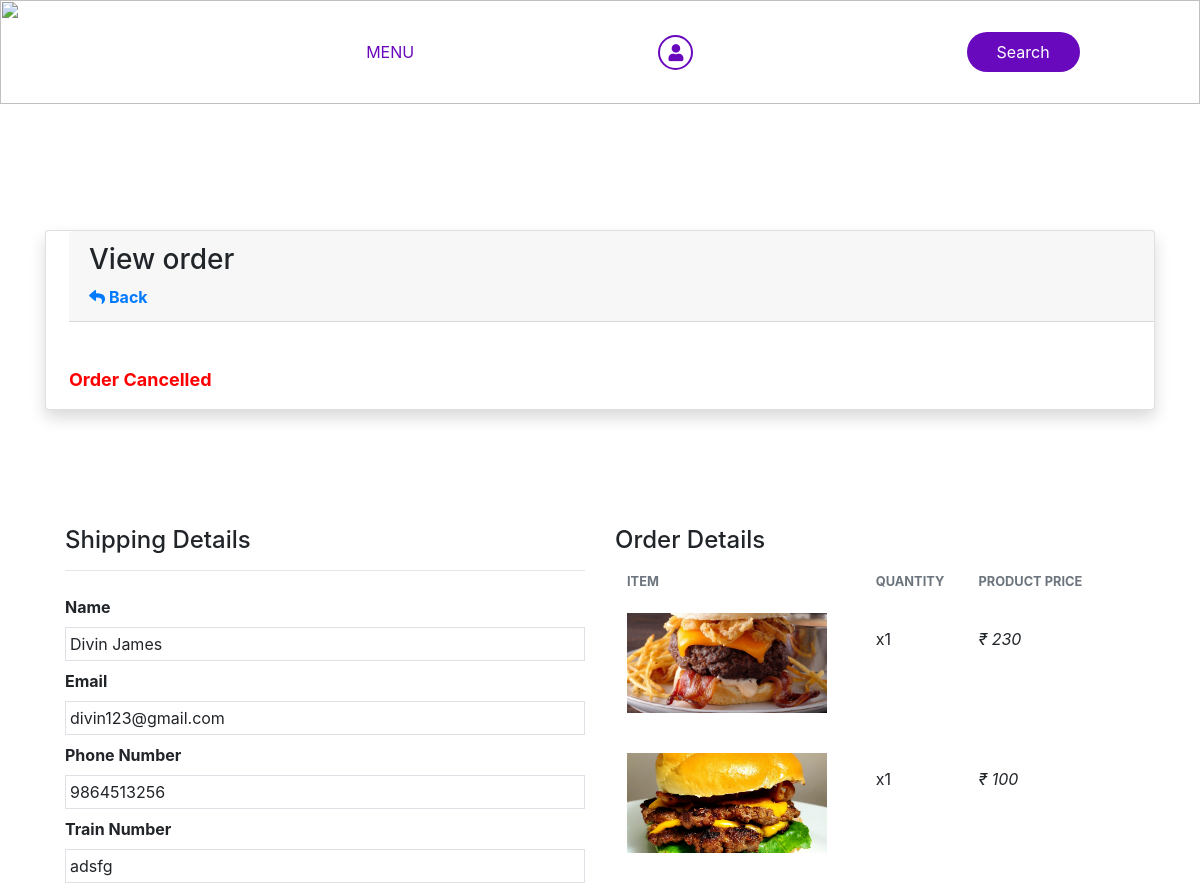
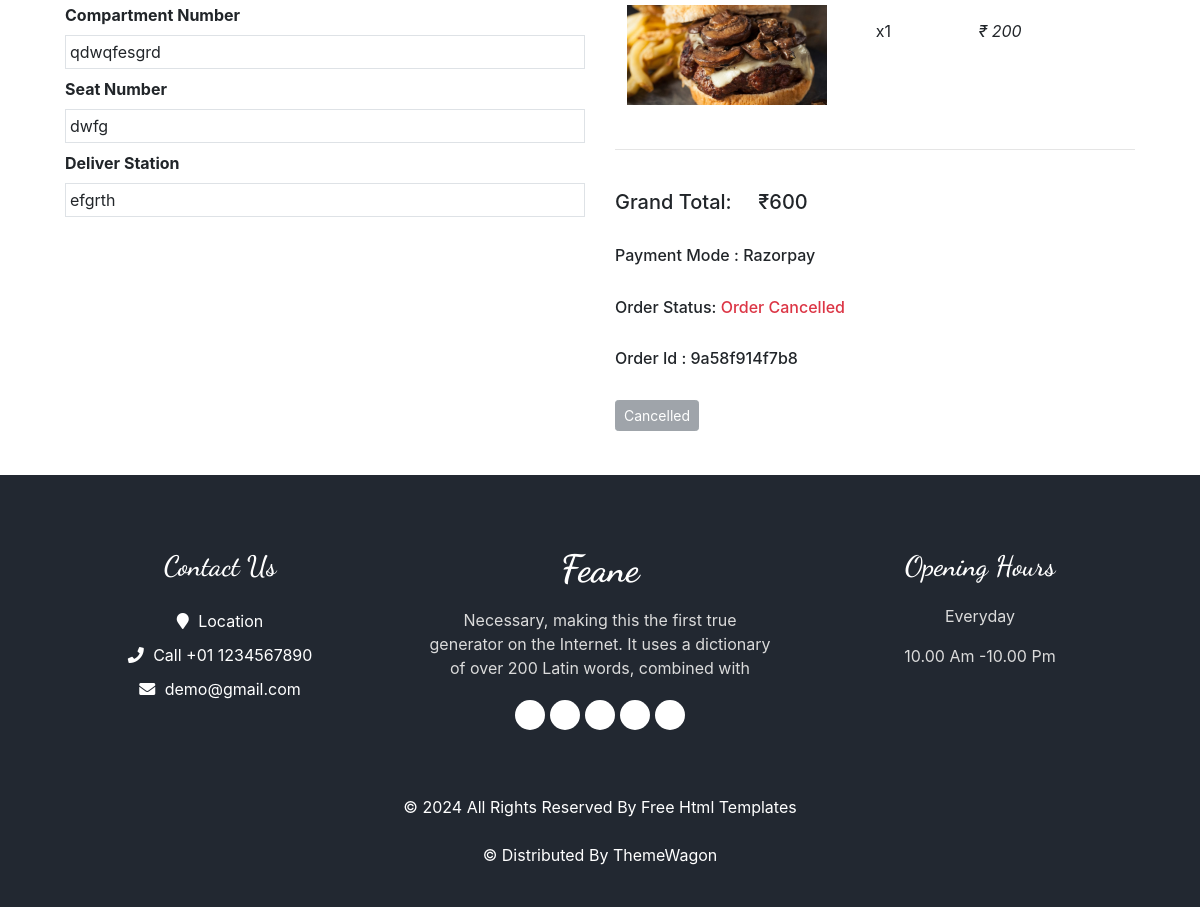
The page /UserApp/order_view/6 (signed in) on the database its author committed (2 pictures, top to bottom).
### UserApp/models.py (models this page shows)
class Order(models.Model):
    STATUS = (
        ('Order Confirmed', 'Order Confirmed'),
        ('Order Processing', "Order Processing"),
        ('Out for delivery', "Out for delivery"),
        ('Delivered', 'Delivered'),
        ('Cancelled', 'Cancelled'),
    )
    Username=models.CharField(max_length=100,null=True,blank=True)
    vendor_name= models.CharField(max_length=30,blank=True,null=True)
    booking = models.ForeignKey(BookingDb, on_delete=models.CASCADE)
    total_price = models.IntegerField(blank=True,null=True)
    shipping = models.IntegerField(blank=True,null=True)
    grand_total = models.IntegerField(blank=True,null=True)
    amount_to_be_paid = models.IntegerField(blank=True,null=True)
    is_deleted = models.BooleanField(default=False)
    payment_method = models.CharField(max_length=50)
    order_status =models.CharField(max_length=50,choices=STATUS,default='Order Confirmed')
    created_at = models.DateTimeField(auto_now_add=True)
    order_id = models.CharField(max_length=100, unique=True)  # Assuming order_id is a unique identifier for each order

class BookingDb(models.Model):
    Username = models.CharField(max_length=100,null=True,blank=True)
    name = models.CharField(max_length=100, null=True)
    age = models.CharField(max_length=100, null=True)
    mobile_number = models.IntegerField( validators=[RegexValidator(r'^\d{10}$')], null=True)
    email = models.EmailField(max_length=255)
    date = models.DateField( blank=True,null=True)
    train_number = models.TextField( blank=True, null=True)
    compartment_number = models.TextField( blank=True, null=True)
    seat_number = models.TextField( blank=True, null=True)
    deliver_station = models.CharField( max_length=100,blank=True, null=True)

class OrderItem(models.Model):
    order = models.ForeignKey(Order, on_delete=models.CASCADE)
    vendor_name= models.CharField(max_length=30,blank=True,null=True)
    picture = models.ImageField(upload_to="Images", null=True, blank=True,)
    food_name = models.CharField(max_length=30,blank=True,null=True)
    quantity = models.IntegerField()
    price = models.IntegerField()
    total_price=models.IntegerField(null=True)

### UserApp/views.py (the view)
# urls.py: path('order_view/', views.order_view, name='order_view'),
def order_view(request,order_id):
    order=Order.objects.get(id=order_id)
    try:
        user_profile = Customer.objects.filter(name=request.session['Username'])
    except KeyError:
        return redirect('Home_page')
    return render(request,"order_view.html",{'order': order,'user_profile': user_profile})

### UserApp/templates/order_view.html (shortened to what this page needs)
{% load static %}
<html>
<head>
  <link rel="stylesheet" type="text/css" href="https://cdnjs.cloudflare.com/ajax/libs/OwlCarousel2/2.3.4/assets/owl.carousel.min.css" />
  <link rel="stylesheet" href="https://cdnjs.cloudflare.com/ajax/libs/jquery-nice-select/1.1.0/css/nice-select.min.css" />
  <link href="{% static 'Web/css/font-awesome.min.css' %}" rel="stylesheet" />
  <link href="{% static 'Web/css/style.css' %}" rel="stylesheet" />
  <link href="{% static 'Web/css/responsive.css' %}" rel="stylesheet" />
      <link rel="stylesheet" href="https://cdnjs.cloudflare.com/ajax/libs/font-awesome/5.15.4/css/all.min.css">
      <link href="{% static 'Web/css/bootstrap-select.min.css' %}" rel="stylesheet" />
    <link href="{% static 'Web/css/bootstrap.css' %}" rel="stylesheet">
</head>
<body class="sub_page">
  <div class="hero_area">
    <div class="bg-box">
      <img src="{% static 'Web/images/hero-bg.jpg' %}" alt="">
    </div>
    <header class="header_section">
      <div class="container">
        <nav class="navbar navbar-expand-lg custom_nav-container ">
          <a class="navbar-brand" href="index.html">
            <span style="margin-right:-30px;">
            </span>
          </a>
          <div class="collapse navbar-collapse" id="navbarSupportedContent">
            <ul class="navbar-nav ">
              <li class="nav-item ">
                <a class="nav-link" href="{% url 'Home_page' %}">Home</a>
              </li>
              <li class="nav-item active">
                <a class="nav-link" href="{% url 'menu_page' %}">Menu  <span class="sr-only">(current)</span></a>
              </li>
              <li class="nav-item">
                <a class="nav-link" href="{% url 'about_page' %}">About</a>
              </li>
               <li class="nav-item">
                <a class="nav-link" href="book.html" >Contact</a>
              </li>
            </ul>
           <div class="user_option">
{% if request.session.Username %}
            <a href="{% url 'profile_page' %}" class="user_link customicon" style="margin-right:190px;">
    <i class="fa fa-user" aria-hidden="true"></i>
</a>
{% else %}
<a href="{% url 'login_page' %}" class="user_link" style="margin-right:190px;">
  <i class="fa fa-user-plus"  aria-hidden="true"></i>
</a>
{% endif %}
<a class="cartcustom" href="{% url 'cart_page' %}">
    <i class="fas fa-shopping-cart"></i>
</a>
              <form class="form-inline">
                <button class="btn  my-2 my-sm-0 nav_search-btn" type="submit">
                  <i class="fa fa-search" style="margin-top:16px;" aria-hidden="true"></i>
                </button>
              </form>
        <a href="{% url 'menu_page' %}" style="text-decoration:none !important;" class="order_online">
                Search
              </a>
            </div>
          </div>
        </nav>
      </div>
    </header>
  </div>
<div class="container my-3">
    <div class="row">
      <div class="col-md-12" style="margin-top: 70px">
        <div class="card shadow" style="margin-top: 40px; padding-left: 23px">
          <div class="card-header">
            <h3>View order</h3>
            <a href="{% url 'profile_orders' %}" class="btn-3 float-end">
              <b><i class="fa fa-reply">&nbsp;</i>Back</b> </a
            >
          </div><br>
                     {% if order.order_status != 'Order Cancelled'  %}
          <div class="status order-tracking-style" id="statusDiv">
            <h3 style="margin-bottom: 26px;">Order Tracking</h3>
                <div class="dot" id="dot1"></div>
                <div class="dot" id="dot2"></div>
                <div class="dot" id="dot3"></div>
                <div class="dot" id="dot4"></div>
                <div class="line" id="line1"></div>
                <div class="line" id="line2"></div>
                <div class="line" id="line3"></div>
                <div class="light" id="light"></div><br>
                <div style="margin-top: 10px;">
                    <span style="margin-right: 16%;">Order Placed</span>
                    <span style="margin-right: 20%;">Order Processing</span>
                    <span style="margin-right: 20%;">Out For Delivery</span>
                    <span>Delivered</span>
                </div>
            {% else %}
                <div class="cancelled-text">
                    <p>Order Cancelled</p>
                </div>
            {% endif %}
        </div>
        <br><br><br><br>
          <div class="card-body">
            <div class="row">
              <div class="col-md-6">
                <h4>Shipping Details</h4>
                <hr />
                <label class="mt-2" style="font-weight:bold;"> Name</label>
                <div class="border p-1">
                    {{ order.booking.Username}}
                </div>
                <label class="mt-2" style="font-weight:bold;">Email</label>
                <div class="border p-1">{{order.booking.email}}</div>
                <label class="mt-2" style="font-weight:bold;">Phone Number</label>
                <div class="border p-1">{{order.booking.mobile_number}}</div>
                <label class="mt-2" style="font-weight:bold;">Train Number</label>
                <div class="border p-1">
                  {{order.booking.train_number}} <br />
                </div>
                  <label class="mt-2" style="font-weight:bold;">Compartment Number</label>
                <div class="border p-1">
                  {{order.booking.compartment_number}} <br />
                </div>
                  <label class="mt-2" style="font-weight:bold;">Seat Number</label>
                <div class="border p-1">
                  {{order.booking.seat_number}} <br />
                </div>
                  <label class="mt-2" style="font-weight:bold;">Deliver Station</label>
                <div class="border p-1">
                  {{order.booking.deliver_station}} <br />
                </div>
              </div>
              <div class="col-md-6">
                <h4>Order Details</h4>
                <table class="table table-borderless">
                  <thead class="text-muted">
                    <tr class="small text-uppercase">
                      <th scope="col">Item</th>
                      <th scope="col">Quantity</th>
                      <th scope="col">Product Price</th>
                      <th scope="col"></th>
                    </tr>
                  </thead>
                  <tbody>
                    {% for item in order.orderitem_set.all %}
                    <tr>
                      <td>
                        <figure class="itemside align-items-center">
                          <div class="how-itemcart1">
                            <img
                              src="{{ item.picture.url }}"
                              style="height: 100px;width: 200px;object-fit: cover;"
                              alt="IMG"/>
                          </div>
                        </figure>
                      </td>
                      <td class="column">
                        <label class="my-3" for="">x{{ item.quantity }}</label>
                      </td>
                      <td>
                        <div class="price-wrap my-3">
                          <var class="price">₹ {{item.price}}</var><br />
                        </div>
                      </td>
                    </tr>
                    {% endfor %}
                  </tbody>
                </table>
                <hr />
                <div>
                  <br />
                <h5>
                  Grand Total:  &nbsp; &nbsp; ₹{{order.grand_total}}
                  <br />
                  </h5>
                  <br />
                  <h6>Payment Mode : {{order.payment_method}}</h6>
                  <br />
                  {% if order.order_status != 'Order Cancelled' %}
                  <h6>
                    Order Status:
                    <span class="text-success">{{order.order_status}}</span>
                  </h6>
                  <br />
                  {% else %}
                  <h6>
                    Order Status:
                    <span class="text-danger">{{order.order_status}}</span>
                  </h6>
                  <br />
                  {% endif %}
                  <h6>Order Id : {{order.order_id}}</h6>
                  <br />
         {% if order.order_status != 'Order Cancelled' and order.order_status != 'Delivered' %}
    <h6>
        <button type="button" class="btn btn-danger btn-sm" data-toggle="modal" data-target="#confirmCancelModal">Cancel Order</button>
    </h6>
{% else %}
    <h6>
        <a href="#" class="btn btn-secondary btn-sm disabled" role="button" aria-disabled="true">
            {% if order.order_status == 'Order Cancelled' %}
                Cancelled
            {% elif order.order_status == 'Delivered' %}
                Delivered
            {% endif %}
        </a>
    </h6>
{% endif %}
                </div>
              </div>
            </div>
          </div>
        </div>
      </div>
    </div>
  <footer class="footer_section">
    <div class="container">
      <div class="row">
        <div class="col-md-4 footer-col">
          <div class="footer_contact">
            <h4>
              Contact Us
            </h4>
            <div class="contact_link_box">
              <a href="">
                <i class="fa fa-map-marker" aria-hidden="true"></i>
                <span>
                  Location
                </span>
              </a>
              <a href="">
                <i class="fa fa-phone" aria-hidden="true"></i>
                <span>
                  Call +01 1234567890
                </span>
              </a>
              <a href="">
                <i class="fa fa-envelope" aria-hidden="true"></i>
                <span>
                  demo@gmail.com
                </span>
              </a>
            </div>
          </div>
        </div>
        <div class="col-md-4 footer-col">
          <div class="footer_detail">
            <a href="" class="footer-logo">
              Feane
            </a>
            <p>
              Necessary, making this the first true generator on the Internet. It uses a dictionary of over 200 Latin words, combined with
            </p>
            <div class="footer_social">
              <a href="">
                <i class="fa fa-facebook" aria-hidden="true"></i>
              </a>
              <a href="">
                <i class="fa fa-twitter" aria-hidden="true"></i>
              </a>
              <a href="">
                <i class="fa fa-linkedin" aria-hidden="true"></i>
              </a>
              <a href="">
                <i class="fa fa-instagram" aria-hidden="true"></i>
              </a>
              <a href="">
                <i class="fa fa-pinterest" aria-hidden="true"></i>
              </a>
            </div>
          </div>
        </div>
        <div class="col-md-4 footer-col">
          <h4>
            Opening Hours
          </h4>
          <p>
            Everyday
          </p>
          <p>
            10.00 Am -10.00 Pm
          </p>
        </div>
      </div>
      <div class="footer-info">
        <p>
          &copy; <span id="displayYear"></span> All Rights Reserved By
          <a href="https://html.design/">Free Html Templates</a><br><br>
          &copy;  Distributed By
          <a href="https://themewagon.com/" target="_blank">ThemeWagon</a>
        </p>
      </div>
    </div>
  </footer>
</body>
</html>

### rows shown on the page
Order: booking.Username "Divin James", booking.email "divin123@gmail.com", booking.mobile_number "9864513256", booking.train_number "adsfg", booking.compartment_number "qdwqfesgrd", booking.seat_number "dwfg", booking.deliver_station "efgrth", grand_total "600", payment_method "Razorpay", order_status "Order Cancelled", order_id "9a58f914f7b8"
OrderItem: picture (picture), quantity "1", price "230"
OrderItem: picture (picture), quantity "1", price "100"
OrderItem: picture (picture), quantity "1", price "200"
